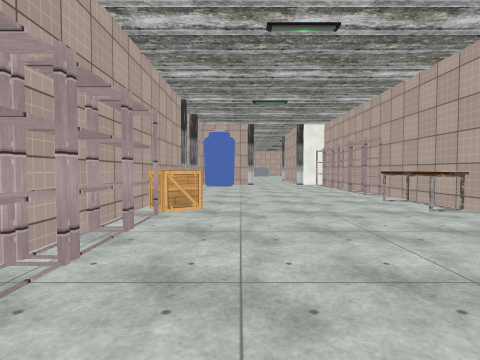
view 1 (above)

24 first-person views from a walk through a Unity game level. The camera is 1.2 m above the floor, tilts 2° down and sees 80° across. The floor is counted in squares, 2 m on a side. Each view is taken from the middle of a square. On the plan, view 1 faces up. The plan holds only what a view shows up to about 9 squares ahead; the rest is blank. The place goes on beyond the plan. The player is left out. Door leaves are left out, so doorways stand open. Some surface patterns are stand-ins.

view 2
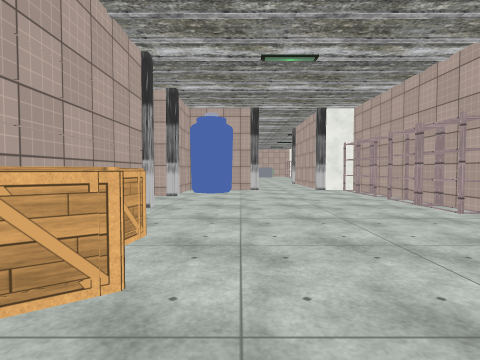

view 3
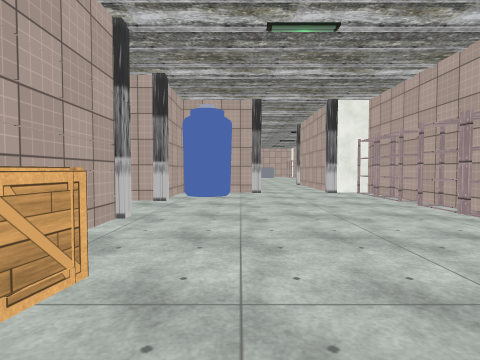

view 4
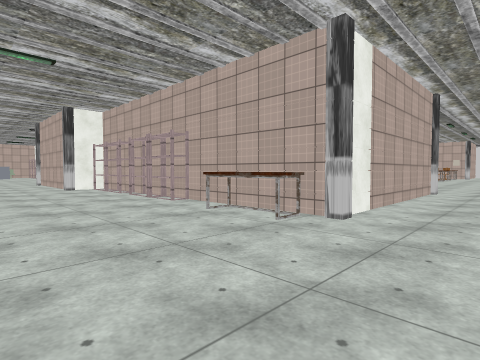

view 5
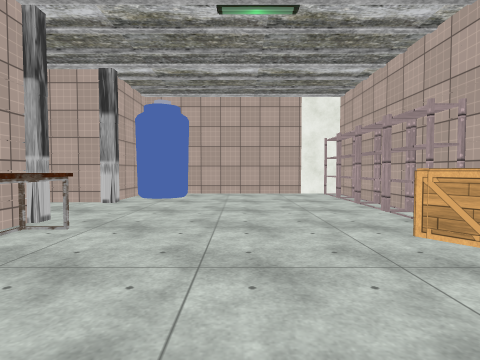

view 6
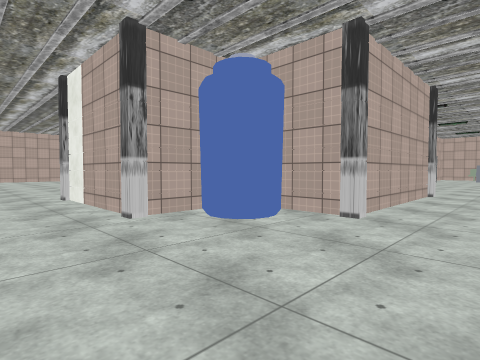

view 7
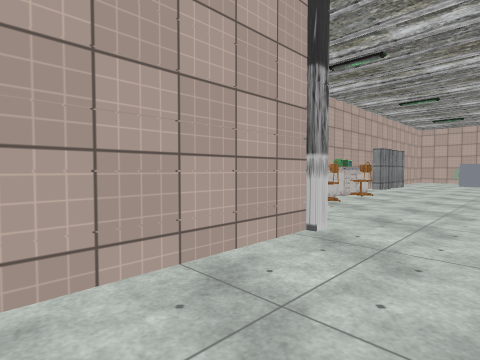

view 8
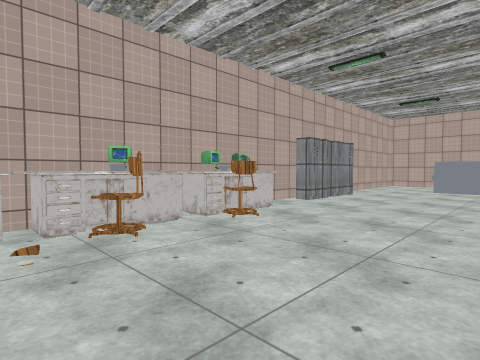

view 9
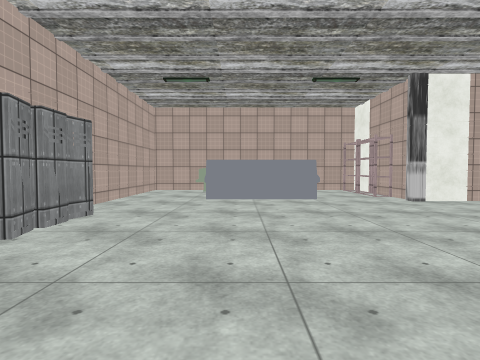

view 10
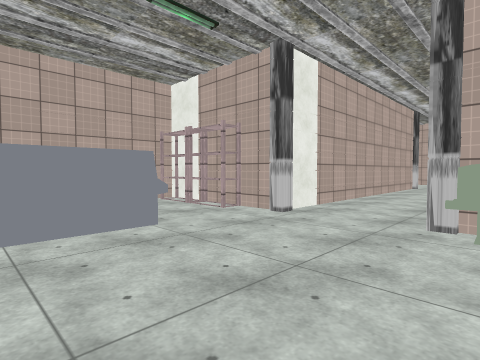

view 11
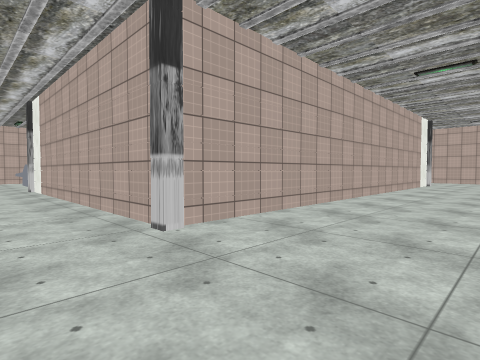

view 12
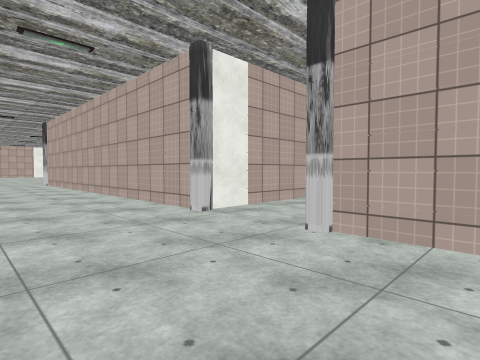

view 13
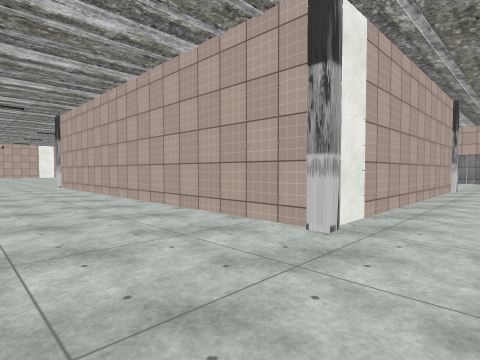

view 14
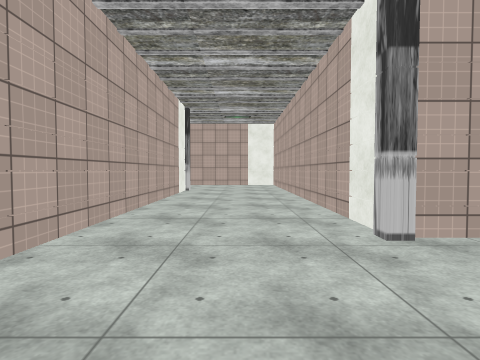

view 15
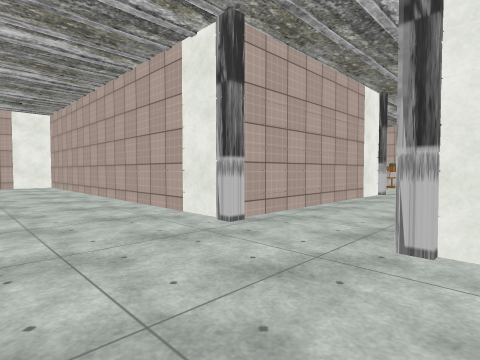

view 16
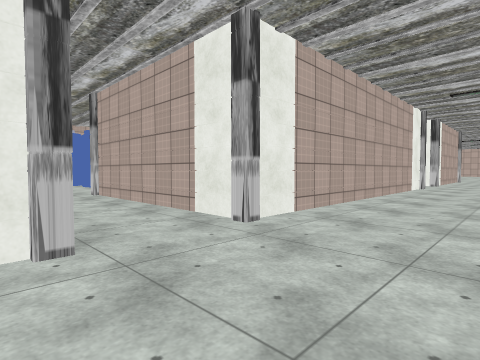

view 17
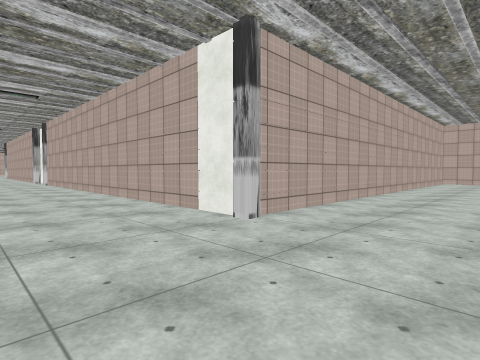

view 18
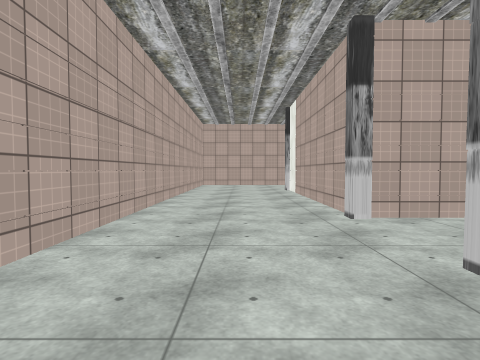

view 19
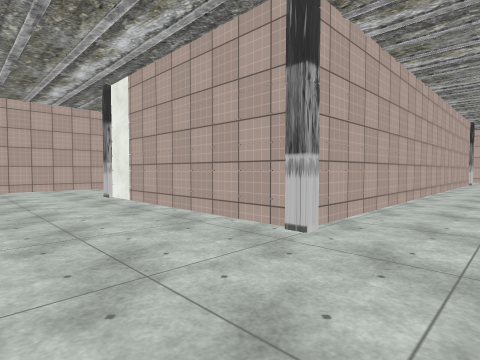

view 20
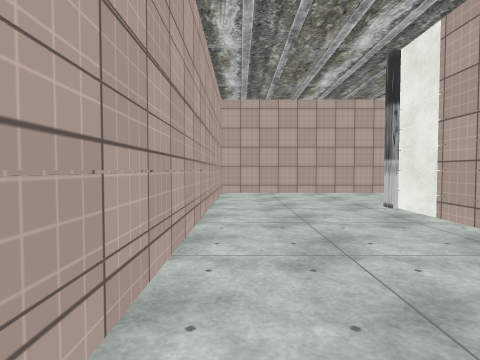

view 21
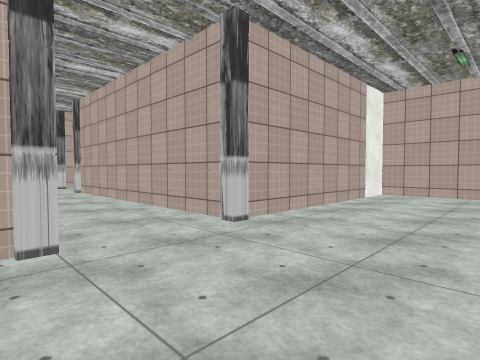

view 22
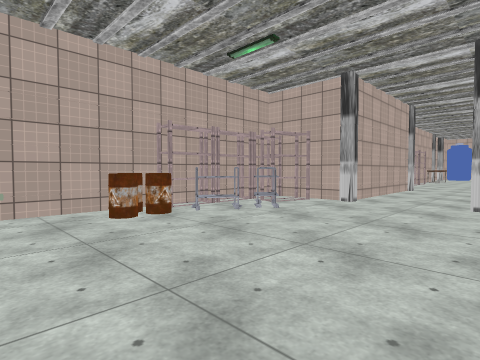

view 23
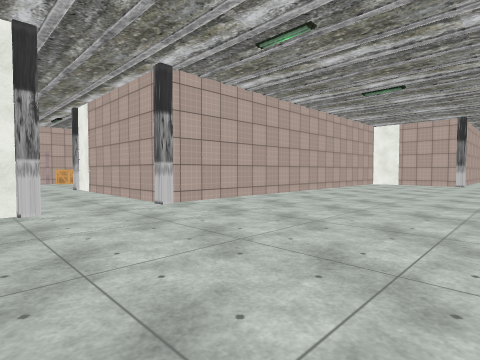

view 24
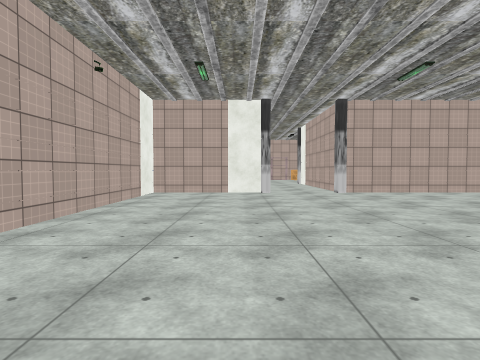

### Floor plan
Points are (right, up) in squares from view 1. A wall is a line through its corners. A room is listed if a view was taken in it or the views show most of it. See-through windows are left out.
Room 1 (views 1, 2, 3, 4, 5, 6, 7, 8, 9, 10, 22)
walls: (2.6, 15.6) (3.4, 15.6); (3.5, 11.6) (2.4, 11.6) (2.4, 15.3); (0.5, 15.5) (0.5, 12.4); (4.4, 19.3) (4.4, 20.6); (-0.4, 11.6) (-1.5, 11.6) (-1.5, 10.4); (-2.4, 9.6) (-4.5, 9.6); (4.6, 23.6) (11.4, 23.6); (-1.5, 7.6) (-1.5, -0.3) (2.4, -0.3); (-1.5, 22.4) (-1.5, 17.2); (7.6, 3.6) (3.4, 3.6) (3.4, 6.6); (10.6, 25.5) (4.4, 25.5) (4.4, 26.6); (3.5, 1.7) (4.6, 1.7); (4.5, 28.5) (3.3, 28.5); (0.1, 28.5) (-1.5, 28.5) (-1.5, 24.9)
ways out: opening at (7.5, 2.5) to room 2; opening at (10.5, 24.5) to room 2; opening at (-5.5, 10)
objects: other object (-2, 8); other object (-2, 10); other object (-1, 0); other object (-1, 1); other object (-1, 2); other object (-1, 3); other object (-1, 4); other object (-1, 5); other object (-1, 11); other object (-1, 17); other object (-1, 18); other object (-1, 19); other object (-1, 20); other object (-1, 22); other object (-1, 23); other object (0, 12); other object (0, 16); other object (0, 17); other object (1, 26); other object (2, 12); other object (2, 16); other object (2, 26); other object (3, 1); other object (3, 2); other object (3, 4); other object (3, 5); other object (3, 7); other object (3, 8); other object (3, 9); other object (3, 10) to (3, 11); other object (3, 16); other object (3, 17); other object (3, 18); other object (4, 16); other object (4, 17); other object (4, 18); other object (4, 19); other object (4, 23); other object (4, 26); other object (4, 27); other object (4, 28); other object (8, 2); other object (11, 24)
Room 2 (views 11, 12, 13, 14, 15, 16, 17, 18, 19, 20, 21, 23, 24)
walls: (14.4, 20.8) (14.4, 28.6) (19.2, 28.6); (11.4, 23.6) (11.4, 14.9); (8.4, 9.1) (8.4, 4.4); (8.4, 1.6) (8.4, -1.3) (13.4, -1.3); (18.5, 30.5) (14.4, 30.5) (14.4, 39.5) (9.4, 39.5) (9.4, 42.5); (11.4, 35.6) (11.4, 26.4); (7.4, 42.5) (7.4, 39.5) (2.5, 39.5); (-0.5, 40.9) (-0.5, 36.5) (10.6, 36.5)
ways out: opening at (7.5, 2.5) to room 1; opening at (10.5, 24.5) to room 1; opening at (18.5, 29.5)
objects: other object (2, 39); other object (7, 39); other object (8, 4); other object (9, 39); other object (11, 26); other object (11, 36); other object (14, 21); other object (14, 29); other object (14, 31); other object (19, 29)

Where each view was taken, in squares from view 1:
view 1: 0 up, 0 right, facing up
view 2: 3 up, 0 right, facing up
view 3: 4 up, 0 right, facing up
view 4: 2 up, 0 right, facing up-right
view 5: 7 up, 1 right, facing down
view 6: 8 up, 2 right, facing up-left
view 7: 13 up, 2 right, facing up-left
view 8: 17 up, 2 right, facing up-left
view 9: 20 up, 1 right, facing up
view 10: 23 up, 1 right, facing up-right
view 11: 24 up, 14 right, facing up-left
view 12: 27 up, 14 right, facing down-left
view 13: 25 up, 14 right, facing down-left
view 14: 28 up, 13 right, facing up
view 15: 28 up, 12 right, facing up-right
view 16: 31 up, 12 right, facing down-right
view 17: 39 up, 14 right, facing down-left
view 18: 38 up, 11 right, facing left
view 19: 37 up, 9 right, facing up-left
view 20: 37 up, 7 right, facing left
view 21: 37 up, 7 right, facing up-right
view 22: 21 up, 0 right, facing down-right
view 23: 1 up, 13 right, facing up-left
view 24: 1 up, 16 right, facing left
